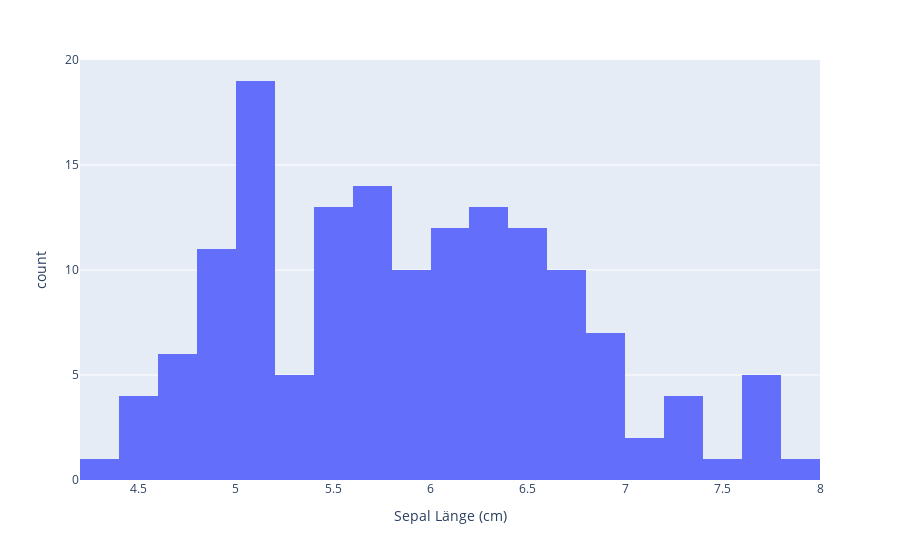

This figure's notebook cell:
### Markdown cell above
## Balkendiagramme

### Code cell
px.histogram(iris, x="Sepal Länge (cm)",nbins = 20)

### Figure 1 — Plotly figure (JSON) as saved in the notebook; plotly's stock layout.template omitted (floating-point values rounded to 4 significant figures; data arrays with more than 128 entries replaced by an {"elided": "..."} marker saying what was removed)
{"data": [{"alignmentgroup": "True", "bingroup": "x", "hovertemplate": "Sepal Länge (cm)=%{x}<br>count=%{y}<extra></extra>", "legendgroup": "", "marker": {"color": "#636efa", "pattern": {"shape": ""}}, "name": "", "nbinsx": 20, "offsetgroup": "", "orientation": "v", "showlegend": false, "type": "histogram", "x": {"elided": "150 float values"}, "xaxis": "x", "yaxis": "y"}], "layout": {"autosize": true, "barmode": "relative", "legend": {"tracegroupgap": 0}, "margin": {"t": 60}, "xaxis": {"anchor": "y", "autorange": true, "domain": [0, 1], "range": [4.2, 8], "title": {"text": "Sepal Länge (cm)"}, "type": "linear"}, "yaxis": {"anchor": "x", "autorange": true, "domain": [0, 1], "range": [0, 20], "title": {"text": "count"}}}}
